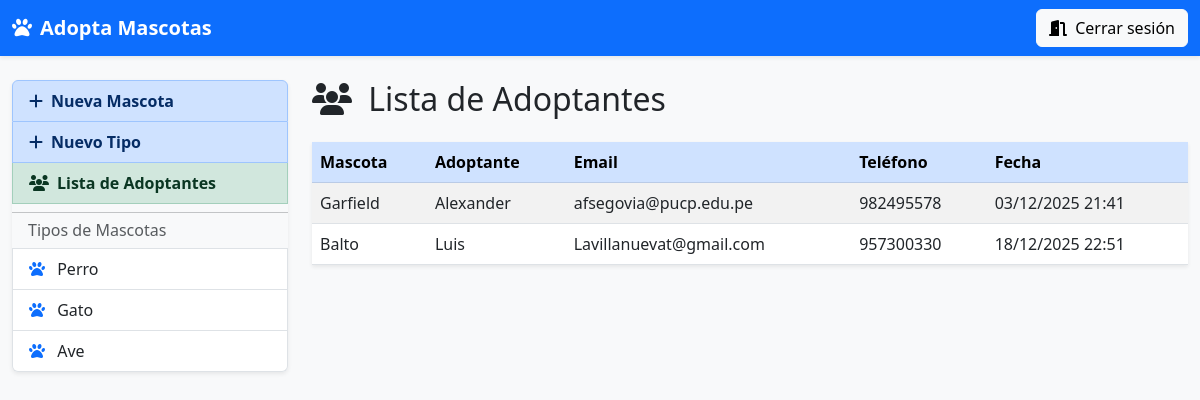
/listaAdoptantes (signed in), run on an earlier commit of the app's database.
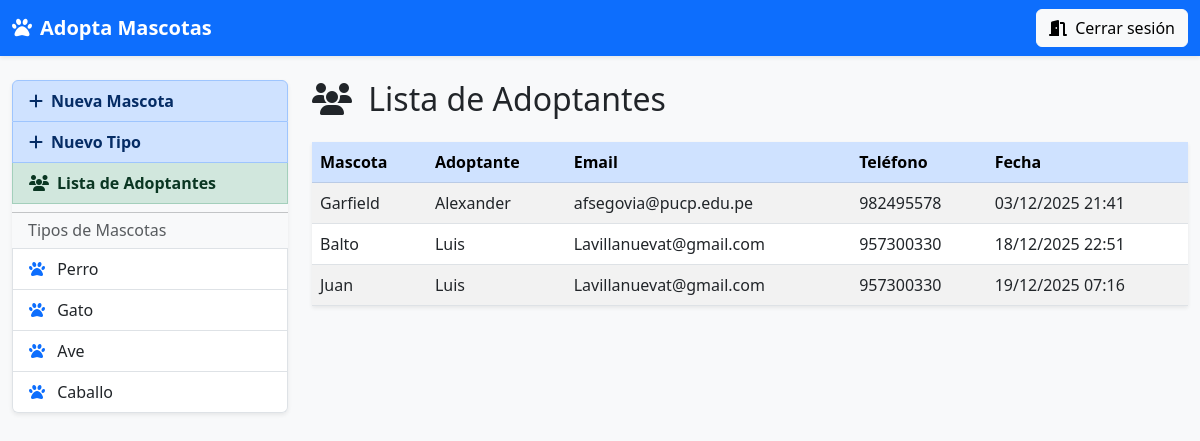
And on a later commit of the database.
### app1/models.py (models this page shows, shortened)
class TipoMascota(models.Model):
    nombre = models.CharField(max_length=64,null=True,blank=True)
    descripcion = models.TextField(max_length=256,null=True,blank=True)

class Adopcion(models.Model):
    mascota = models.OneToOneField(Mascota, on_delete=models.CASCADE)
    persona = models.ForeignKey(Persona, on_delete=models.CASCADE)
    fecha_adopcion = models.CharField(max_length=20,null=True,blank=True)

class Mascota(models.Model):
    nombre = models.CharField(max_length=128,null=True,blank=True)
    edad = models.IntegerField()
    descripcion = models.TextField(max_length=512,null=True,blank=True)
    foto = models.ImageField(upload_to='mascotas/')
    tipo = models.ForeignKey(TipoMascota, on_delete=models.CASCADE)
    estado = models.CharField(max_length=20,null=True,blank=True)

class Persona(models.Model):
    nombre = models.CharField(max_length=128,null=True,blank=True)
    email = models.CharField(max_length=128,null=True,blank=True)
    telefono = models.CharField(max_length=20,null=True,blank=True)

### app1/views.py (the view)
# urls.py: path('listaAdoptantes',views.listaAdoptantes,name='listaAdoptantes'),
@login_required(login_url='/')
def listaAdoptantes(request):
    tipos = TipoMascota.objects.all()
    adopciones = Adopcion.objects.all()
    return render(request,'listaAdoptantes.html',{
        'tipos':tipos,
        'adopciones':adopciones
    })

### app1/templates/listaAdoptantes.html
{% extends "layout.html" %}
{% block content %}
  <h2 class="mb-4"><i class="fa-solid fa-users me-2"></i> Lista de Adoptantes</h2>
  <table class="table table-striped table-hover shadow-sm">
    <thead class="table-primary">
      <tr>
        <th>Mascota</th>
        <th>Adoptante</th>
        <th>Email</th>
        <th>Teléfono</th>
        <th>Fecha</th>
      </tr>
    </thead>
    <tbody>
      {% for adopcion in adopciones %}
        <tr>
          <td>{{ adopcion.mascota.nombre }}</td>
          <td>{{ adopcion.persona.nombre }}</td>
          <td>{{ adopcion.persona.email }}</td>
          <td>{{ adopcion.persona.telefono }}</td>
          <td>{{ adopcion.fecha_adopcion }}</td>
        </tr>
      {% empty %}
        <tr>
          <td colspan="5" class="text-muted text-center">Aun no hay adopciones registradas</td>
        </tr>
      {% endfor %}
    </tbody>
  </table>
{% endblock %}

### app1/templates/layout.html (shortened to what this page needs)
<!DOCTYPE html>
<html lang="es">
<head>
  <link href="https://cdn.jsdelivr.net/npm/bootstrap@5.3.0/dist/css/bootstrap.min.css"
        rel="stylesheet"
>
  <link rel="stylesheet"
        href="https://cdnjs.cloudflare.com/ajax/libs/font-awesome/6.3.0/css/all.min.css"
 />
</head>
<body class="bg-light">
  <nav class="navbar navbar-expand-lg navbar-dark bg-primary shadow-sm">
    <div class="container-fluid">
      <a class="navbar-brand fw-bold" href="{% url 'app1:home' %}">
        <i class="fa-solid fa-paw me-2"></i>Adopta Mascotas
      </a>
      <div>
        <a href="{% url 'app1:cerrarSesion' %}" class="btn btn-light">
          <i class="fa-solid fa-door-open me-1"></i> Cerrar sesión
        </a>
      </div>
    </div>
  </nav>
  <div class="container-fluid mt-4">
    <div class="row">
      <aside class="col-md-3 mb-3">
        <div class="list-group shadow-sm">
          <a href="{% url 'app1:crearMascota' %}" class="list-group-item list-group-item-action list-group-item-primary fw-bold">
            <i class="fa-solid fa-plus me-2"></i>Nueva Mascota
          </a>
          <a href="{% url 'app1:crearTipo' %}" class="list-group-item list-group-item-action list-group-item-primary fw-bold">
            <i class="fa-solid fa-plus me-2"></i>Nuevo Tipo
          </a>
          <a href="{% url 'app1:listaAdoptantes' %}" class="list-group-item list-group-item-action list-group-item-success fw-bold">
            <i class="fa-solid fa-users me-2"></i>Lista de Adoptantes
          </a>
          <hr class="my-2">
          <h6 class="px-3 text-muted">Tipos de Mascotas</h6>
          {% for tipo in tipos %}
            <a href="{% url 'app1:mascotasxtipo' tipo.id %}" class="list-group-item list-group-item-action">
              <i class="fa-solid fa-paw me-2 text-primary"></i> {{ tipo.nombre }}
            </a>
          {% empty %}
            <p class="px-3 text-muted">No hay tipos aún</p>
          {% endfor %}
        </div>
      </aside>
      <main class="col-md-9">
        {% block content %}{% endblock %}
      </main>
    </div>
  </div>
</body>
</html>

What changed in the data, as far as the page shows it:
added TipoMascota: nombre "Caballo"
added Adopcion: mascota.nombre "Juan", persona.nombre "Luis", persona.email "Lavillanuevat@gmail.com", persona.telefono "957300330", fecha_adopcion "19/12/2025 07:16"
